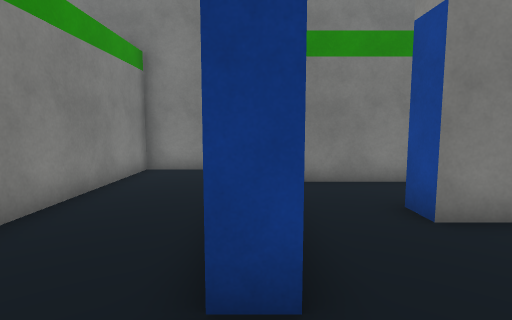
view 1 (above)

20 first-person views from a walk through a 3-D level made in the Unity game engine. The camera is 1.4 m above the floor, tilts 6° down and sees 80° across. The floor is counted in squares, 1 m on a side. Each view is taken from the middle of a square. On the plan, view 1 faces up. The plan holds only what a view shows up to about 14 squares ahead; the rest is blank. The place goes on beyond the plan. The player is left out. Some surface patterns are stand-ins.

view 2
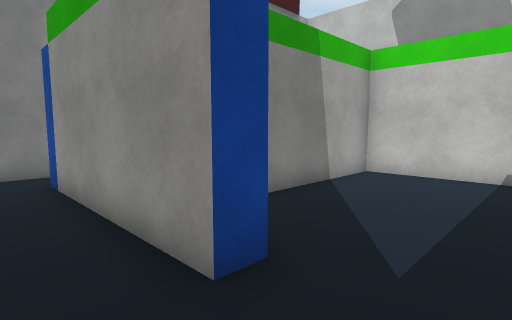

view 3
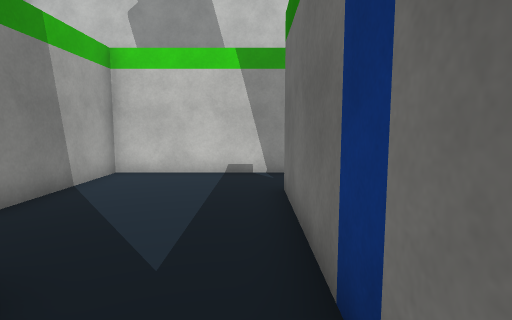

view 4
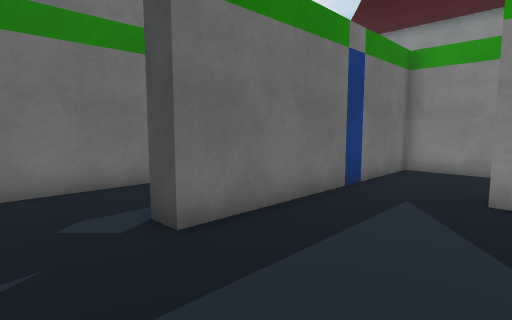

view 5
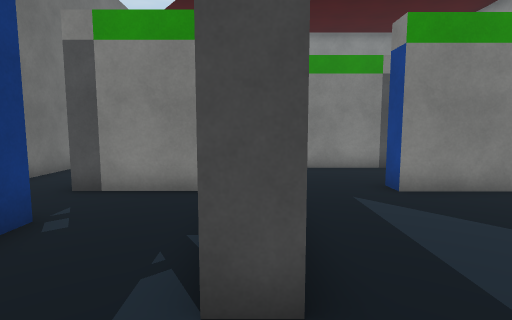

view 6
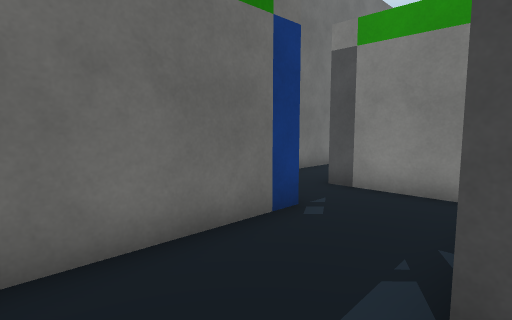

view 7
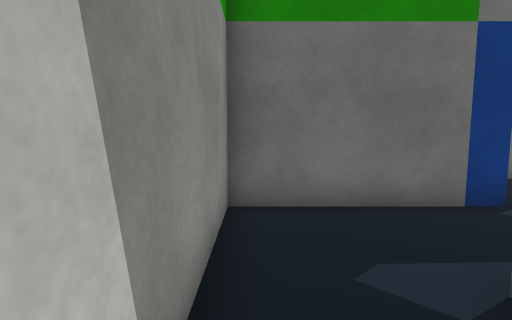

view 8
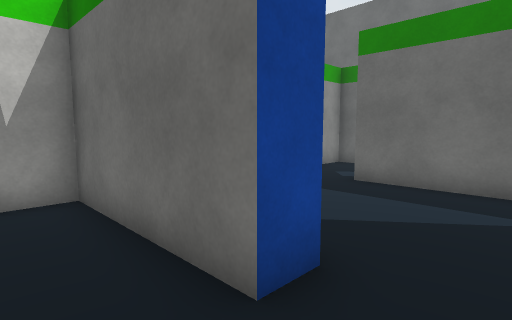

view 9
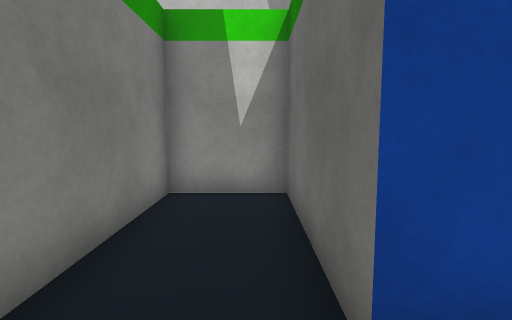

view 10
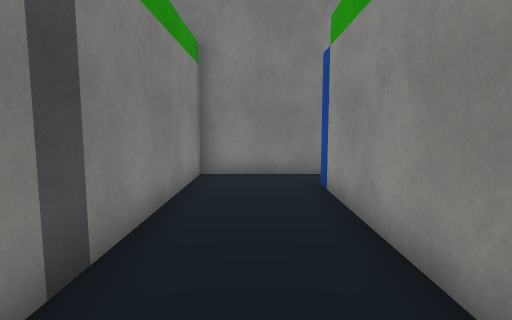

view 11
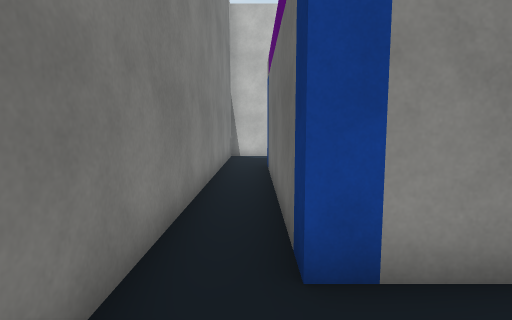

view 12
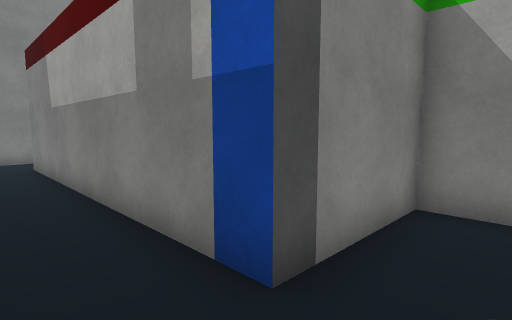

view 13
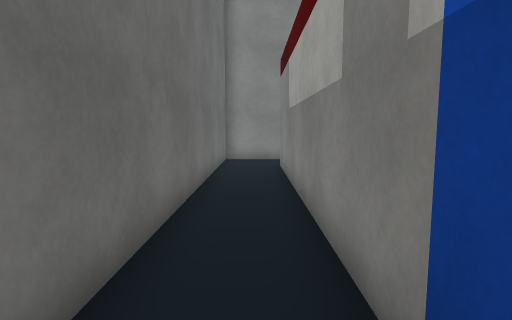

view 14
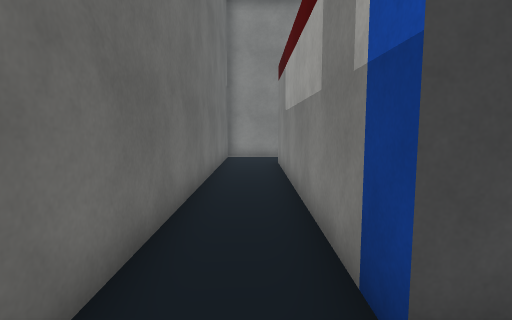

view 15
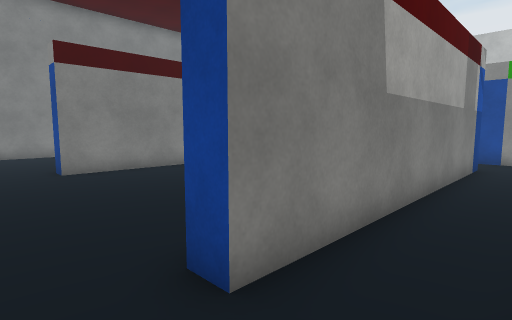

view 16
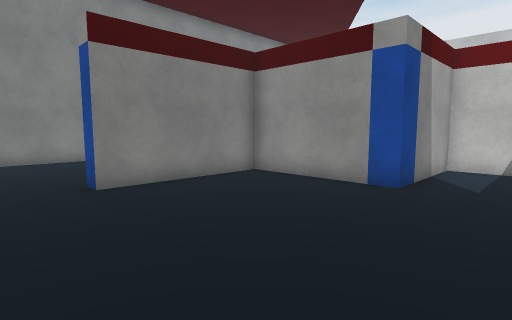

view 17
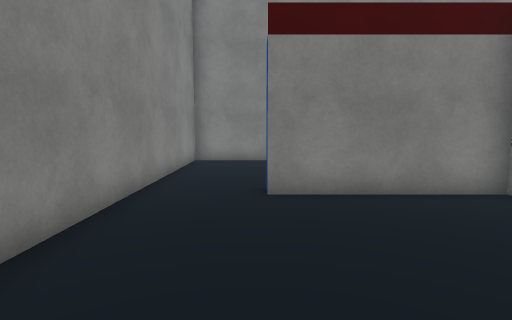

view 18
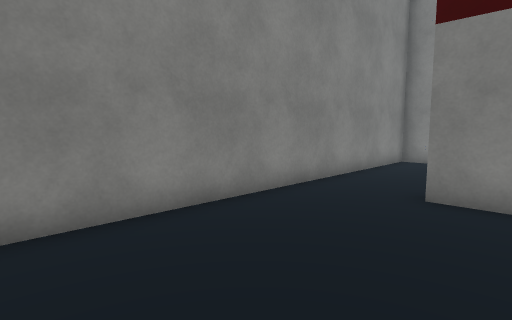

view 19
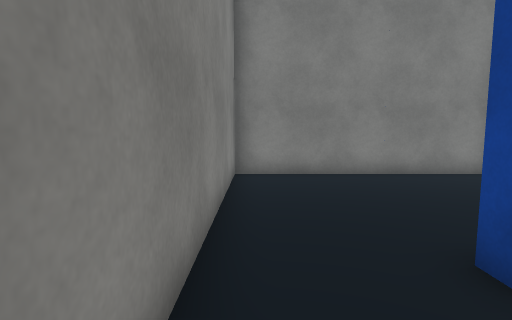

view 20
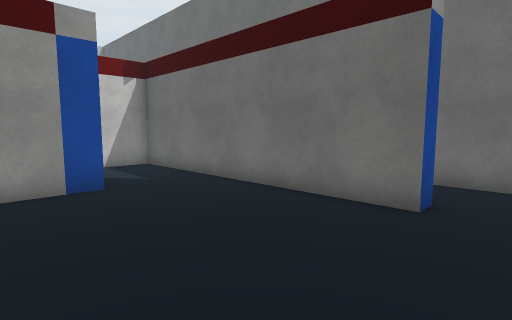

### Floor plan
Ten units are one square. View 1 is at (0, 0); x grows to the right and y downward. Boxes are objects, and circles mark ways between rooms. Rooms are numbered by the first view taken in them; rooms with no view inside come last. Other rooms are left out.
<svg viewBox="-131 -107 211 186">
<path fill="none" stroke="#000" d="M16 14 3 14 3 51M3 -48 3 -22 -4 -22 -4 -86M25 44 75 44 75 -44 27 -44M27 59 27 48M-4 -102 -37 -102 -37 6 49 6 49 15M27 -44 27 -53 75 -53 75 -79 12 -79M3 51 -104 51 -104 44M-126 48 -126 74 5 74M-104 44 -4 44 -4 14 -47 14 -47 -33 -98 -33 -98 -40M-50 -102 -126 -102 -126 28"/>
<circle cx="15" cy="-50" r="3" fill="#2a7"/>
<circle cx="15" cy="50" r="3" fill="#2a7"/>
<circle cx="-115" cy="50" r="3" fill="#2a7"/>
<text x="20" y="-10">1</text>
<text x="40" y="-60">2</text>
<text x="-50" y="60">3</text>
<text x="-80" y="-20">4</text>
</svg>
Room 1 opens to room 2. Room 1 opens to room 3. Room 3 opens to room 4.

Where each view was taken, in squares from view 1:
view 1: 0 up, 0 right, facing up
view 2: 0 up, 2 left, facing up-right
view 3: 0 up, 2 left, facing right
view 4: 3 up, 7 right, facing down-left
view 5: 1 down, 7 right, facing left
view 6: 1 down, 7 right, facing down-left
view 7: 1 up, 7 right, facing down
view 8: 7 up, 1 right, facing down-right
view 9: 6 up, 1 right, facing right
view 10: 1 up, 2 left, facing up
view 11: 9 up, 3 left, facing right
view 12: 7 down, 2 right, facing up-left
view 13: 6 down, 1 right, facing left
view 14: 6 down, 2 right, facing left
view 15: 7 down, 12 left, facing up-right
view 16: 4 down, 12 left, facing up-right
view 17: 3 down, 10 left, facing up
view 18: 3 down, 8 left, facing up-left
view 19: 1 up, 12 left, facing up
view 20: 1 up, 12 left, facing down-right
